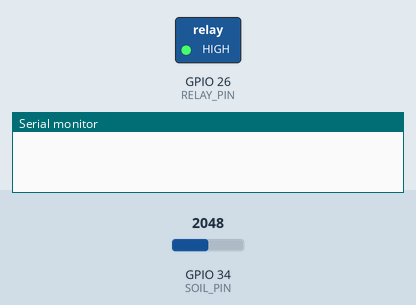
This sketch was run on a simulated ESP32. On the bench: switched loads named in the sketch (green lamp = pin HIGH), the last lines printed to the serial monitor. The inputs (shaded band) are chosen by the test bench; at power-on: GPIO 34 (SOIL_PIN) = 2048. WiFi joins after 1.5 s; servers stay silent unless stated.

Above: at 3.0 s.
3.1 s: GPIO 34 (SOIL_PIN) set to 2457
8.3 s: GPIO 34 (SOIL_PIN) set to 2535
At 12.6 s:
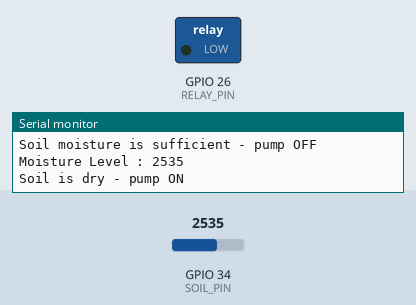
13.3 s: GPIO 34 (SOIL_PIN) set to 2460
At 17.6 s:
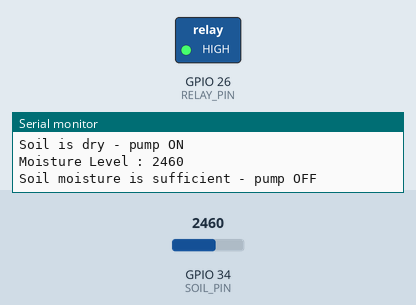
18.3 s: GPIO 34 (SOIL_PIN) set to 2540
At 22.6 s:
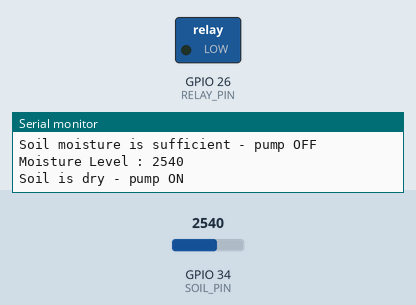
Timing chart, 0 to 24.1 s (numbered marks = the images above; inputs shaded):
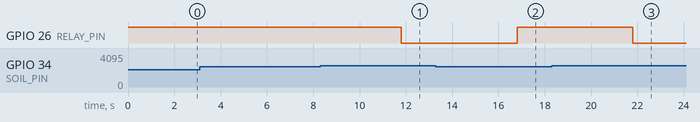

The sketch:

smart-plant-watering-system.ino
```cpp
// Smart Plant Watering System
// Developed by Sujitha Mary
// This program monitors soil moisture and automatically waters plants.
// A notification is also sent to the Blynk mobile application.

#define BLYNK_TEMPLATE_ID "TMPLxxxxxx"
#define BLYNK_TEMPLATE_NAME "PlantWaterSystem"
#define BLYNK_AUTH_TOKEN "YourAuthToken"

#include <WiFi.h>
#include <BlynkSimpleEsp32.h>

// WiFi details
char ssid[] = "YourWiFiName";
char pass[] = "YourWiFiPassword";

// Pin connections
#define SOIL_PIN 34
#define RELAY_PIN 26

int moistureValue = 0;
int moistureLimit = 2500;   // moisture threshold

BlynkTimer timer;

// function to read soil moisture
void readSoilData()
{
  moistureValue = analogRead(SOIL_PIN);

  Serial.print("Moisture Level : ");
  Serial.println(moistureValue);

  // send value to Blynk dashboard
  Blynk.virtualWrite(V0, moistureValue);

  // condition to control pump
  if (moistureValue > moistureLimit)
  {
    Serial.println("Soil is dry - pump ON");
    digitalWrite(RELAY_PIN, LOW);

    // mobile notification
    Blynk.logEvent("soil_dry", "Soil moisture is low. Pump activated.");
  }
  else
  {
    Serial.println("Soil moisture is sufficient - pump OFF");
    digitalWrite(RELAY_PIN, HIGH);
  }
}

void setup()
{
  Serial.begin(115200);

  pinMode(RELAY_PIN, OUTPUT);
  digitalWrite(RELAY_PIN, HIGH);

  // connecting ESP32 with Blynk cloud
  Blynk.begin(BLYNK_AUTH_TOKEN, ssid, pass);

  // check soil condition every 5 seconds
  timer.setInterval(5000L, readSoilData);
}

void loop()
{
  Blynk.run();
  timer.run();
}
```

Measured:
- the behaviour switches between 2500 and 2501 on GPIO 34 (SOIL_PIN) (found by bisection; images 0 and 1)
- after the input at 8.3 s, GPIO 26 (RELAY_PIN): HIGH → LOW after 3.5 s
- after the input at 13.3 s, GPIO 26 (RELAY_PIN): LOW → HIGH after 3.5 s
- after the input at 18.3 s, GPIO 26 (RELAY_PIN): HIGH → LOW after 3.5 s
